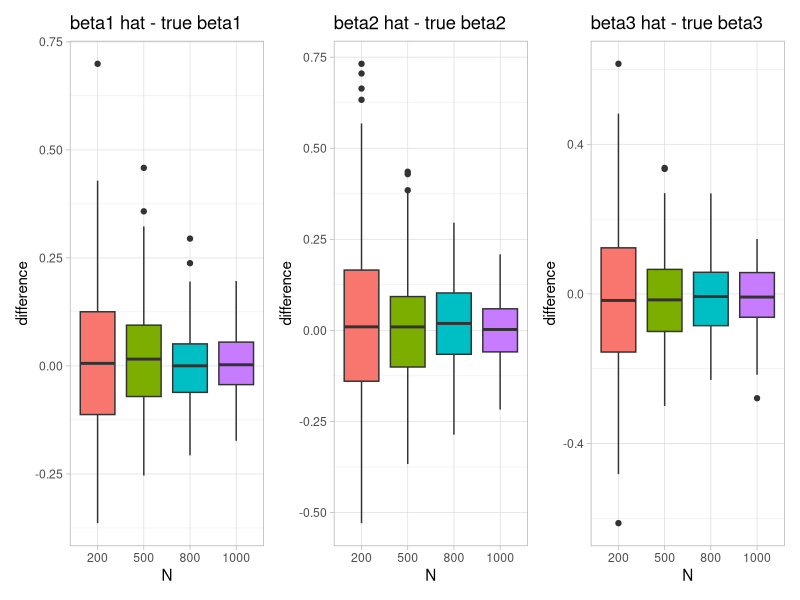
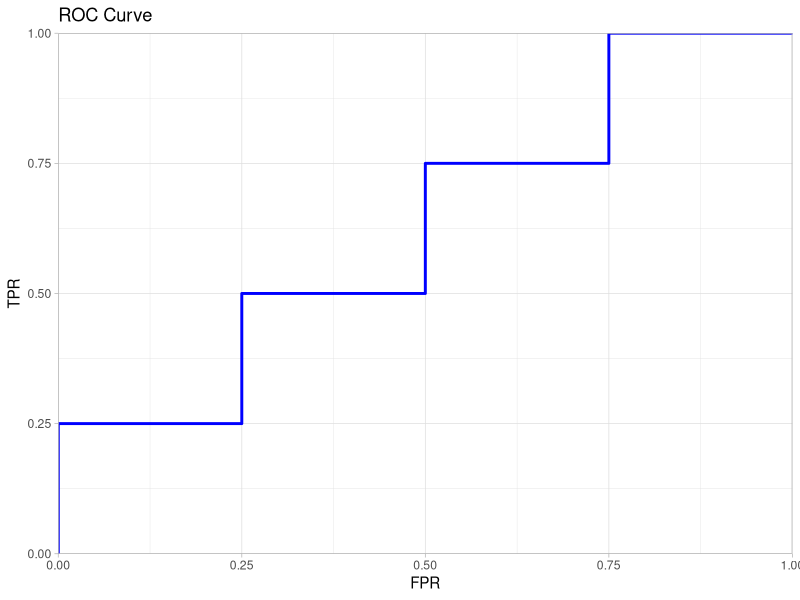
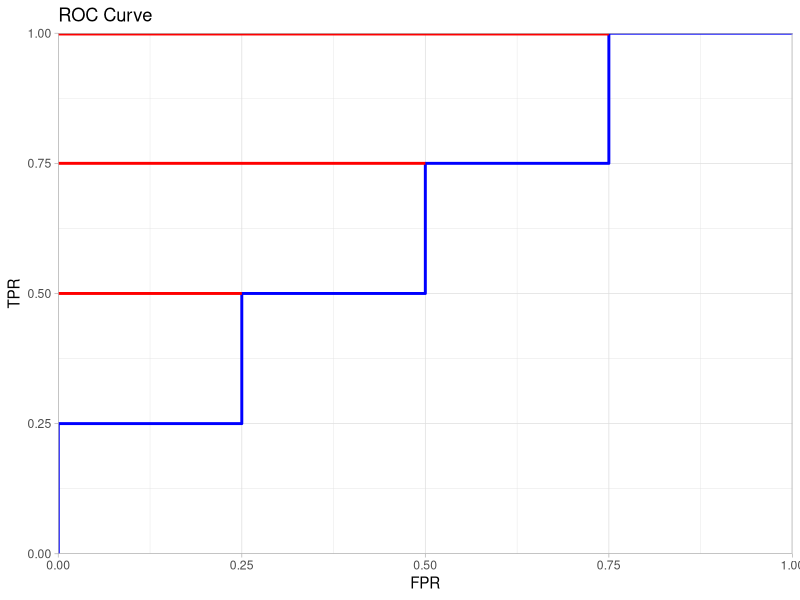

The R script that drew these images, in order:
## ---- chunk 1
knitr::opts_chunk$set(echo = TRUE)
options(tinytex.verbose = TRUE)
library(ggplot2)
library(patchwork)
## ---- chunk 2
logL <- function(beta){
  b <- function(x, beta){
    out <- c()
    for (i in 1:nrow(x)){out <- c(out, log(1 + exp(x[i, ] %*% beta)))}
    return (out)
  }
  t(y) %*% X %*% beta - sum(b(X, beta))
}
## ---- chunk 3
logL_1 <- function(beta){
  p <- function(x, beta){
    out <- c()
    for (i in 1:nrow(x)){out <- c(out, 1 / (1 + exp(-1 * x[i, ] %*% beta)))}
    return (out)
  }
  t(X) %*% (y - p(X, beta))
}
## ---- chunk 4
logL_2 <- function(beta){
  w <- function(x, beta){
    out <- matrix(0, nrow(x), nrow(x))
    for (i in 1:nrow(x)){
      out[i, i] <- exp(x[i, ] %*% beta) / (1 + exp(x[i, ] %*% beta)) ^ 2
    }
    return (out)
  }
  - t(X) %*% w(X, beta) %*% X
}
## ---- chunk 5
Newton_Raphson <- function(start, criterion = 1e-5){
    ##Initial values
    x <- start
    ##Updating function
    delta <- function(x){solve(logL_2(x)) %*% logL_1(x)}
    ##Main
    while (max(abs(delta(x))) >= criterion){x <- x - delta(x)}
    ##Output
    structure(list(N = nrow(X),
                   best_beta = x,
                   epsilon = x - beta,
                   best_logL = logL(x),
                   start = start))
}
## ---- chunk 6
##True beta
beta <- c(0.5, 1.2, -1)
df <- matrix(NA, 1, 4)
##Set a random seed to obtain repeatable results
set.seed(2022)
##N = 200, 500, 800, 1000
for (N in c(200, 500, 800, 1000)){
  ##Simulate for 200 rounds
  for (i in 1:200){
    ##Generate values of X
    X <- matrix(1, N, 3)
    for (j in 2:3){X[, j] <- rnorm(N)}
    ##Generate values of y
    p <- exp(X %*% beta) / (1 + exp(X %*% beta))
    y <- c()
    for (j in 1:N){y <- c(y, rbinom(1, 1, p[j]))}
    ##Track the difference between beta hat and true beta
    df <- rbind(na.omit(df), cbind(N, t(Newton_Raphson(c(0,0,0))$epsilon)))}}
##Transform the df matrix to a data frame
df <- data.frame(df)
df$N <- as.factor(df$N)
## ---- chunk 7
p1 = ggplot(df, mapping = aes(x = N, y = V2, fill = N)) +
  geom_boxplot() + guides(fill = 'none') + theme_light() +
  labs(title = 'beta1 hat - true beta1', y = 'difference')
p2 = ggplot(df, mapping = aes(x = N, y = V3, fill = N)) +
  geom_boxplot() + guides(fill = 'none') + theme_light() +
  labs(title = 'beta2 hat - true beta2', y = 'difference')
p3 = ggplot(df, mapping = aes(x = N, y = V4, fill = N)) +
  geom_boxplot() + guides(fill = 'none') + theme_light() +
  labs(title = 'beta3 hat - true beta3', y = 'difference')
p1 + p2 + p3
## ---- chunk 8
fpr <- c(0, 0, 1/4, 1/4, 2/4, 2/4, 3/4, 3/4, 1)
tpr <- c(0, 1/4, 1/4, 2/4, 2/4, 3/4, 3/4, 1, 1)
p <- ggplot(mapping = aes(x = fpr, y = tpr)) + theme_light() +
  geom_path(size = 1, color = 'blue') +
  scale_x_continuous(expand = c(0, 0)) +
  scale_y_continuous(expand = c(0, 0)) +
  labs(title = 'ROC Curve', x = 'FPR', y = 'TPR')
p
## ---- chunk 9
p + geom_line(aes(x = c(0, 1/4), y = c(2/4, 2/4)), color = 'red', size = 1) +
  geom_line(aes(x = c(0, 2/4), y = c(3/4, 3/4)), color = 'red', size = 1) +
  geom_line(aes(x = c(0, 3/4), y = c(1, 1)), color = 'red', size = 1.5)
